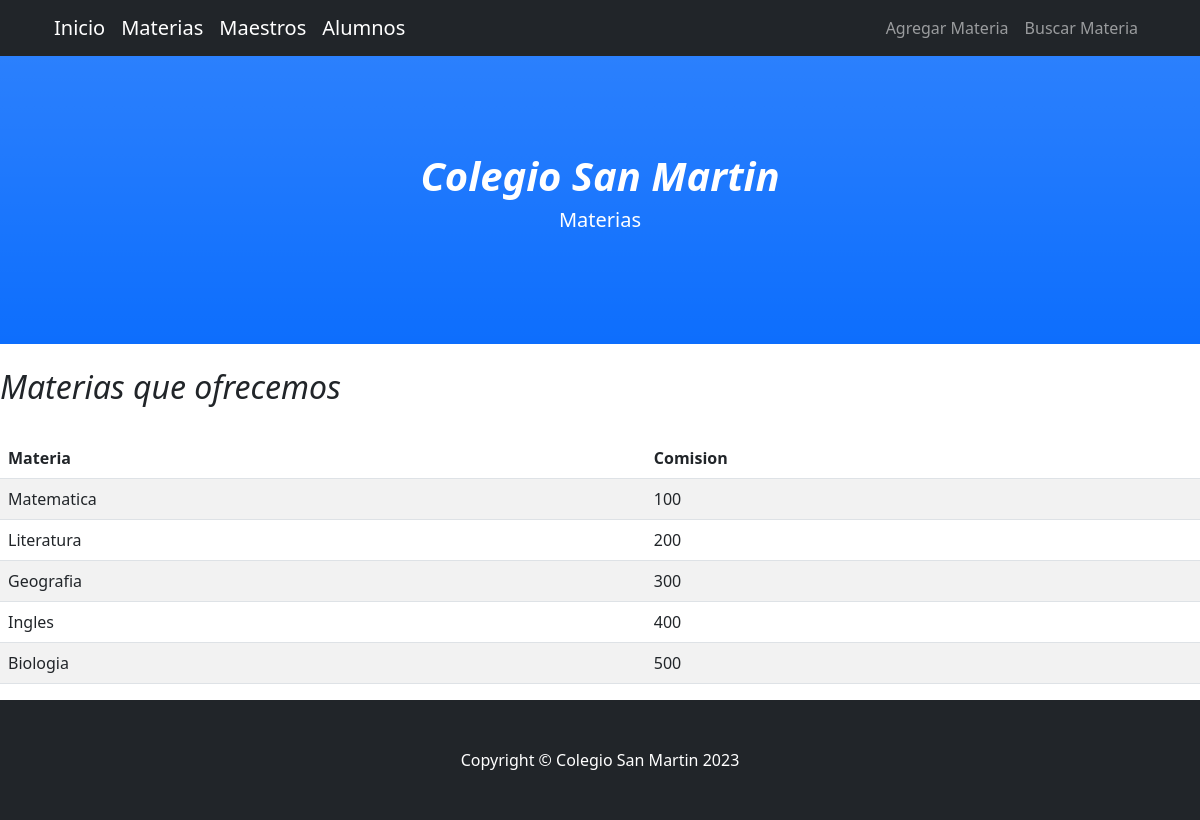
The page /materias/ on the database as committed earlier.
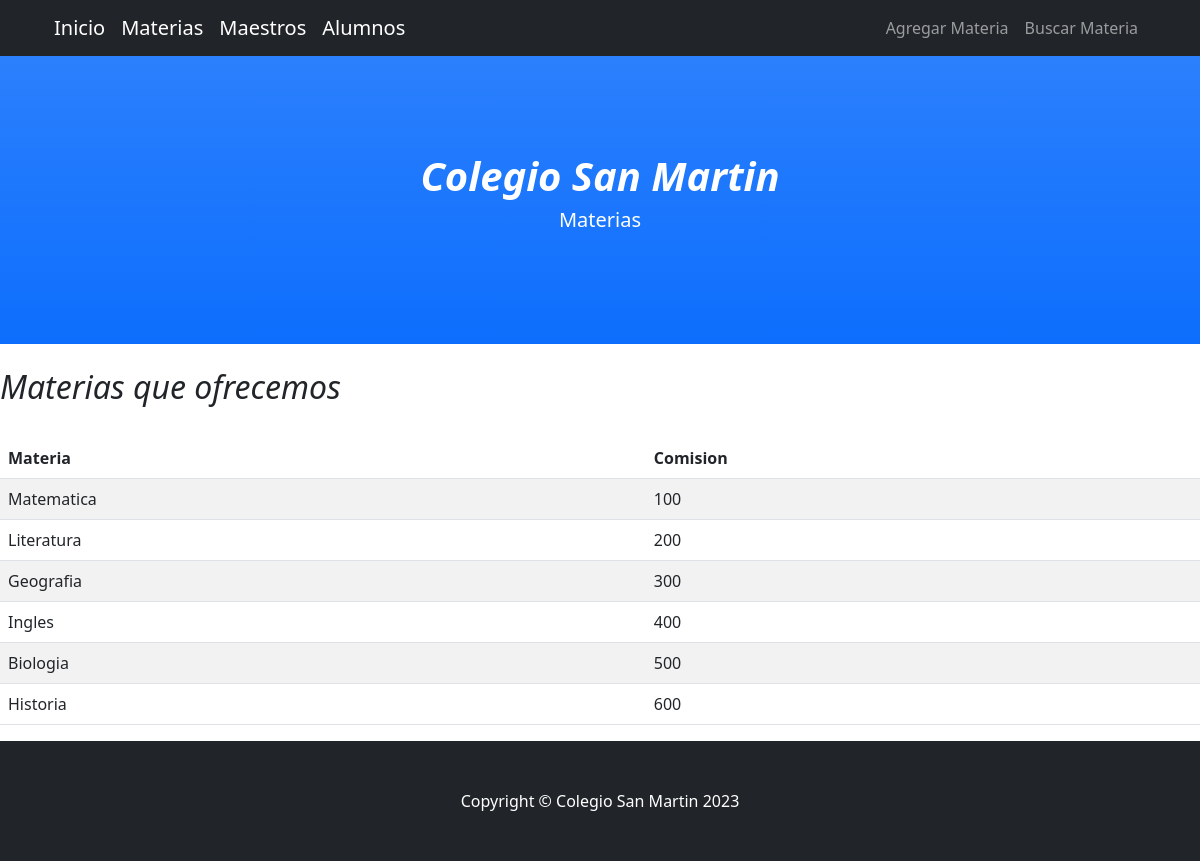
The same page on the database as committed later.
### aplicacion/models.py (models this page shows, shortened)
class Materia(models.Model):
    nombre = models.CharField(max_length=50)
    comision = models.IntegerField()

### aplicacion/views.py (the view)
# urls.py: path('materias/', materias, name='materias'),
def materias(request):
    contexto = {'materias': Materia.objects.all()}
    return render(request, 'aplicacion/materias.html', contexto)

### aplicacion/templates/aplicacion/materias.html
{% extends 'aplicacion/base.html' %}
{% load static %}
{% block barra %}
    <li class="nav-item"><a class="nav-link" href="{% url 'FormMateria' %}">Agregar Materia</a></li>
    <li class="nav-item"><a class="nav-link" href="{% url 'buscar_materia' %}">Buscar Materia</a></li>
{% endblock barra %}
{% block titulo %}
    <p class="lead">Materias</p>
{% endblock titulo %}
{% block contenido %}
    <br>
    <h2><i>Materias que ofrecemos</i></h2>
    <br>
    <table class="table table-striped">
        <thead>
             <tr>
                <th>Materia</th>
                <th>Comision</th>
             </tr>
        </thead>
        <tbody>
            {% for m in materias %}
                <tr>
                    <td>{{ m.nombre }}</td>
                    <td>{{ m.comision }}</td>
                </tr>
            {% endfor %}
        </tbody>
    </table>
{% endblock contenido %}

Rows that differ between the two databases and show on the page:
added Materia: nombre "Historia", comision "600"
